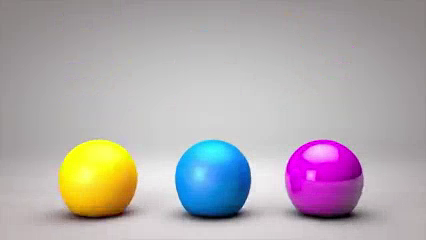
#> input picture frame 30 of video3.mp4, 426 x 240 px, given in place of video4.mp4, which was not available
$ python 6.py
#> lines starting #> are read from the running program, lines starting #| are printed output that depends on the picture; pictures that were not available may be replaced by others from this repository, and a replacement may not be noted
import cv2
import numpy as np

def start_tracking():
    cap = cv2.VideoCapture('video4.mp4')
    scaling_factor = 0.5
    num_frames_to_track = 5
    num_frames_jump = 2
    tracking_paths = []
    frame_index = 0
    tracking_params = dict(winSize  = (11, 11), maxLevel = 2,
            criteria = (cv2.TERM_CRITERIA_EPS | cv2.TERM_CRITERIA_COUNT,
                10, 0.03))
    while True:
        ret, frame = cap.read()
#> frame is the input picture: shape (240, 426, 3); mean B, G, R 174, 170.8, 177.3
        frame = cv2.resize(frame, None, fx=scaling_factor,fy=scaling_factor, interpolation=cv2.INTER_AREA)
#> frame: shape (120, 213, 3)
        frame_gray = cv2.cvtColor(frame, cv2.COLOR_BGR2GRAY)
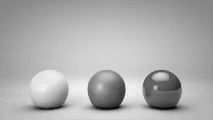
#> frame_gray: shape (120, 213); min 2, max 243, mean 173.3
        output_img = frame.copy()

        if len(tracking_paths) > 0:
            prev_img, current_img = prev_gray, frame_gray
            feature_points_0 = np.float32([tp[-1] for tp in tracking_paths]).reshape(-1, 1, 2)
            feature_points_1, _, _ = cv2.calcOpticalFlowPyrLK(prev_img, current_img, feature_points_0,None, **tracking_params)
            feature_points_0_rev, _, _ = cv2.calcOpticalFlowPyrLK(current_img, prev_img, feature_points_1,None, **tracking_params)
            diff_feature_points = abs(feature_points_0 - feature_points_0_rev).reshape(-1, 2).max(-1)
            good_points = diff_feature_points < 1
            new_tracking_paths = []

            for tp, (x, y), good_points_flag in zip(tracking_paths,feature_points_1.reshape(-1, 2), good_points):

                if not good_points_flag:
                    continue

                tp.append((x, y))
                if len(tp) > num_frames_to_track:
                    del tp[0]

                new_tracking_paths.append(tp)
                cv2.circle(output_img, (x, y), 3, (0, 255, 0), -1)
            tracking_paths = new_tracking_paths

            cv2.polylines(output_img, [np.int32(tp) for tp in tracking_paths], False, (0, 150, 0))

        if not frame_index % num_frames_jump:
            mask = np.zeros_like(frame_gray)
            mask[:] = 255

            for x, y in [np.int32(tp[-1]) for tp in tracking_paths]:
                cv2.circle(mask, (x, y), 6, 0, -1)
            feature_points = cv2.goodFeaturesToTrack(frame_gray,mask = mask, maxCorners = 500, qualityLevel = 0.3,minDistance = 7, blockSize = 7)
#> feature_points = [[120, 106], [178, 106], [156, 87], [154, 77], [94, 106], [63, 104], [166, 77], [149, 105], [177, 87]]

            if feature_points is not None:
                for x, y in np.float32(feature_points).reshape(-1, 2):
                    tracking_paths.append([(x, y)])
#> this loop made 9 passes
#> after the loop, tracking_paths = [[(120, 106)], [(178, 106)], [(156, 87)], [(154, 77)], [(94, 106)], [(63, 104)], [(166, 77)], [(149, 105)], [(177, 87)]]

        frame_index += 1
        prev_gray = frame_gray
        cv2.imshow('Optical Flow', output_img)
        if cv2.waitKey(33) == 27:
#> (key Esc is pressed here)
            break

if __name__ == '__main__':
    start_tracking()
    cv2.destroyAllWindows()

$ run again, starting later in the video
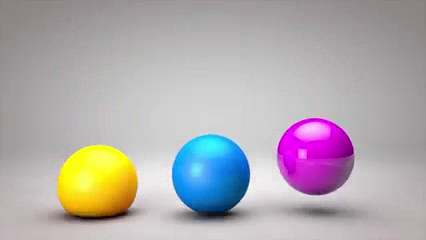
#> input picture frame 135 of video3.mp4, 426 x 240 px, given in place of video4.mp4, which was not available
#> in start_tracking, frame is the input picture: shape (240, 426, 3); mean B, G, R 174.3, 171, 177.1
#> frame: shape (120, 213, 3)
#> in start_tracking, `frame_gray = cv2.cvtColor(frame, cv2.COLOR_BGR2GRAY)`:
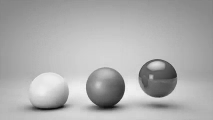
#> frame_gray: shape (120, 213); min 10, max 243, mean 173.3
#> feature_points = [[64, 105], [149, 66], [117, 105], [162, 65], [152, 77], [93, 104], [173, 76], [33, 106]]
#> the loop in start_tracking, `for x, y in np.float32(feature_points).reshape(-1, 2):` made 8 passes
#> after the loop in start_tracking, `for x, y in np.float32(feature_points).reshape(-1, 2):`: tracking_paths = [[(64, 105)], [(149, 66)], [(117, 105)], [(162, 65)], [(152, 77)], [(93, 104)], [(173, 76)], [(33, 106)]]

$ run again, starting later in the video
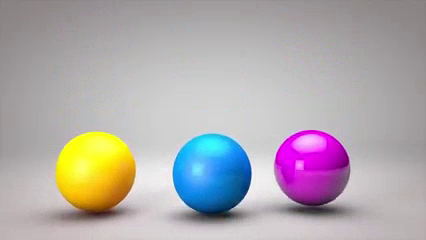
#> input picture frame 240 of video3.mp4, 426 x 240 px, given in place of video4.mp4, which was not available
#> in start_tracking, frame is the input picture: shape (240, 426, 3); mean B, G, R 173.2, 170.6, 176.6
#> frame: shape (120, 213, 3)
#> in start_tracking, `frame_gray = cv2.cvtColor(frame, cv2.COLOR_BGR2GRAY)`:
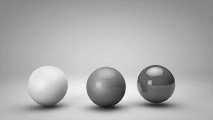
#> frame_gray: shape (120, 213); min 24, max 245, mean 172.8
#> feature_points = [[150, 82], [148, 72], [117, 104], [160, 71], [146, 101], [166, 101], [93, 104], [58, 103], [171, 81], [36, 103]]
#> the loop in start_tracking, `for x, y in np.float32(feature_points).reshape(-1, 2):` made 10 passes
#> after the loop in start_tracking, `for x, y in np.float32(feature_points).reshape(-1, 2):`: tracking_paths = [[(150, 82)], [(148, 72)], [(117, 104)], [(160, 71)], [(146, 101)], [(166, 101)], [(93, 104)], [(58, 103)], [(171, 81)], [(36, 103)]]
